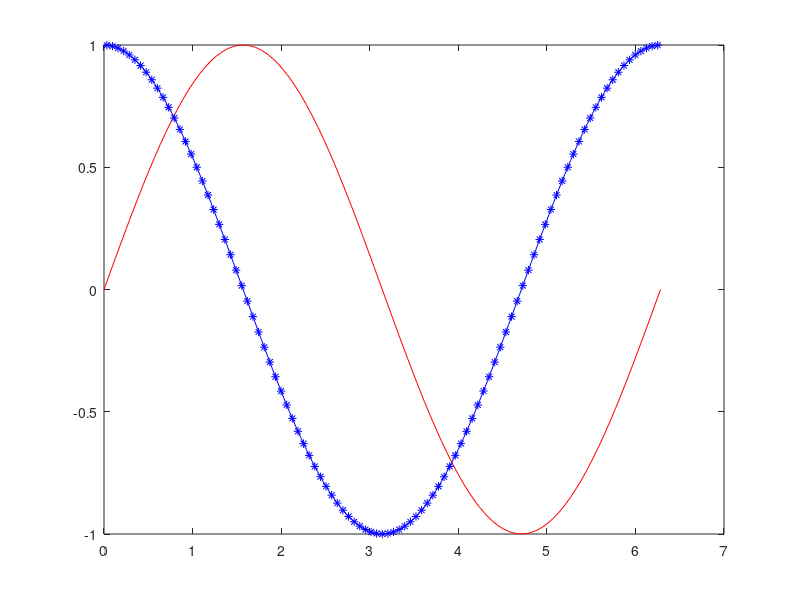

Source code (MATLAB): (Note: this script raises an error after producing the figure.)
% Check numerical finite difference vs. analytical
% Convergence Testing!

% User input
np    = 100;
x_max = 2*pi;

% Temperature signal
X_vec = linspace(0, x_max, np);
T_vec = sin(X_vec);

% Analytical derviative
Der_ana = cos(X_vec);

% Numerical derivative
Der_num = (T_vec(2:end)-T_vec(1:end-1))./(X_vec(2:end)-X_vec(1:end-1));

% Plot
h_fig = figure;
h_ax  = axes(h_fig);
plot(h_ax, X_vec, T_vec, '-r', 'DisplayName', 'sin(x)');
hold(h_ax, "on");
plot(h_ax, X_vec, Der_ana, '-b', 'DisplayName', 'Analytical Derivative');
plot(h_ax, (X_vec(2:end)+X_vec(1:end-1))/2, Der_num, '*b', 'DisplayName', 'Numerical Derivative');

% Ornaments
h_ax.XLim(2) = x_max;
grid(h_ax, 'on')
legend;